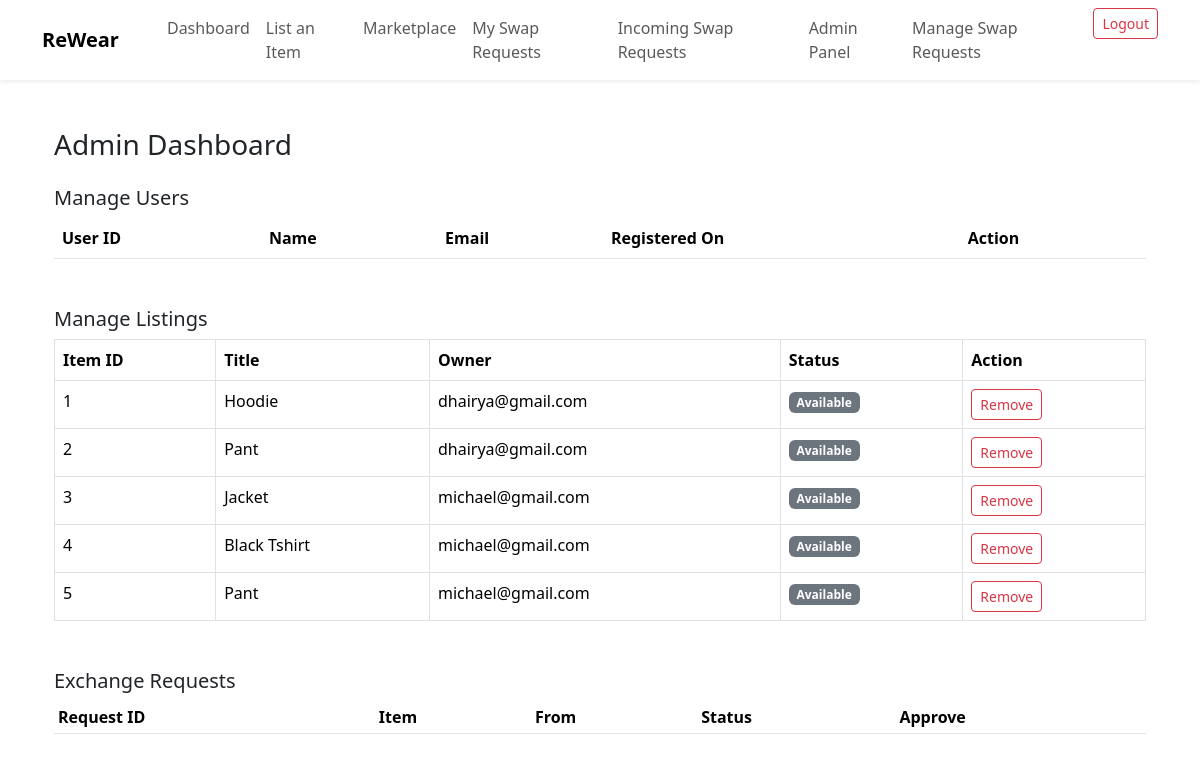
Screenshot of /admin/panel (signed in) with the database file from the repository.
### models/models.py (models this page shows)
class Item(db.Model):
    id = db.Column(db.Integer, primary_key=True)
    title = db.Column(db.String(100), nullable=False)
    description = db.Column(db.Text, nullable=False)
    category = db.Column(db.String(50))
    type = db.Column(db.String(50))
    size = db.Column(db.String(20))
    condition = db.Column(db.String(50))
    tags = db.Column(db.String(100))
    image_filename = db.Column(db.String(100))
    uploader_id = db.Column(db.Integer, db.ForeignKey('user.id'), nullable=False)
    status = db.Column(db.String(20), default='available')

class User(UserMixin, db.Model):
    id = db.Column(db.Integer, primary_key=True)
    name = db.Column(db.String(100))  # Add this line
    email = db.Column(db.String(150), unique=True, nullable=False)
    password = db.Column(db.String(256), nullable=False)
    points = db.Column(db.Integer, default=0)
    is_admin = db.Column(db.Boolean, default=False)
    items = db.relationship('Item', backref='uploader', lazy=True)

### admin/admin.py (the view)
@admin_bp.route('/panel')
@login_required
def admin_panel():
    if not current_user.is_admin:
        flash('Admin access only.')
        return redirect(url_for('index'))
    items = Item.query.all()
    return render_template('admin_panel.html', items=items)

### app.py (called while the page is built)
@login_manager.user_loader
def load_user(user_id):
    return User.query.get(int(user_id))

### templates/admin_panel.html (shortened to what this page needs)
{% extends "base.html" %}
{% block content %}
<div class="container py-5">
  <h3 class="mb-4">Admin Dashboard</h3>
  <div class="mb-5">
    <h5>Manage Users</h5>
    <table class="table table-striped">
      <thead>
        <tr>
          <th>User ID</th>
          <th>Name</th>
          <th>Email</th>
          <th>Registered On</th>
          <th>Action</th>
        </tr>
      </thead>
    </table>
  </div>
  <div class="mb-5">
    <h5>Manage Listings</h5>
    <table class="table table-bordered table-hover">
      <thead>
        <tr>
          <th>Item ID</th>
          <th>Title</th>
          <th>Owner</th>
          <th>Status</th>
          <th>Action</th>
        </tr>
      </thead>
      <tbody>
        {% for item in items %}
        <tr>
          <td>{{ item.id }}</td>
          <td>{{ item.title }}</td>
          <td>{{ item.uploader.email }}</td>
          <td>
            <span class="badge {% if item.status == 'active' %}bg-success{% elif item.status == 'pending' %}bg-warning text-dark{% else %}bg-secondary{% endif %}">
              {{ item.status | capitalize }}
            </span>
          </td>
          <td>
            {% if item.status == 'pending' %}
              <a href="{{ url_for('admin.approve_item', item_id=item.id) }}" class="btn btn-sm btn-success">Approve</a>
              <a href="{{ url_for('admin.reject_item', item_id=item.id) }}" class="btn btn-sm btn-danger">Reject</a>
            {% else %}
              <a href="{{ url_for('admin_delete_item', item_id=item.id) }}" class="btn btn-sm btn-outline-danger">Remove</a>
            {% endif %}
          </td>
        </tr>
        {% endfor %}
      </tbody>
    </table>
  </div>
  <div>
    <h5>Exchange Requests</h5>
    <table class="table table-sm table-striped">
      <thead>
        <tr>
          <th>Request ID</th>
          <th>Item</th>
          <th>From</th>
          <th>Status</th>
          <th>Approve</th>
        </tr>
      </thead>
    </table>
  </div>
</div>
{% endblock %}

### static/css/style.css (style rules this page uses)
body { font-family: 'Segoe UI', sans-serif; background-color: #f8f9fa; }

### rows the page displays
Item: id "1", title "Hoodie", uploader.email "dhairya@gmail.com", status "Available"
Item: id "2", title "Pant", uploader.email "dhairya@gmail.com", status "Available"
Item: id "3", title "Jacket", uploader.email "michael@gmail.com", status "Available"
Item: id "4", title "Black Tshirt", uploader.email "michael@gmail.com", status "Available"
Item: id "5", title "Pant", uploader.email "michael@gmail.com", status "Available"
